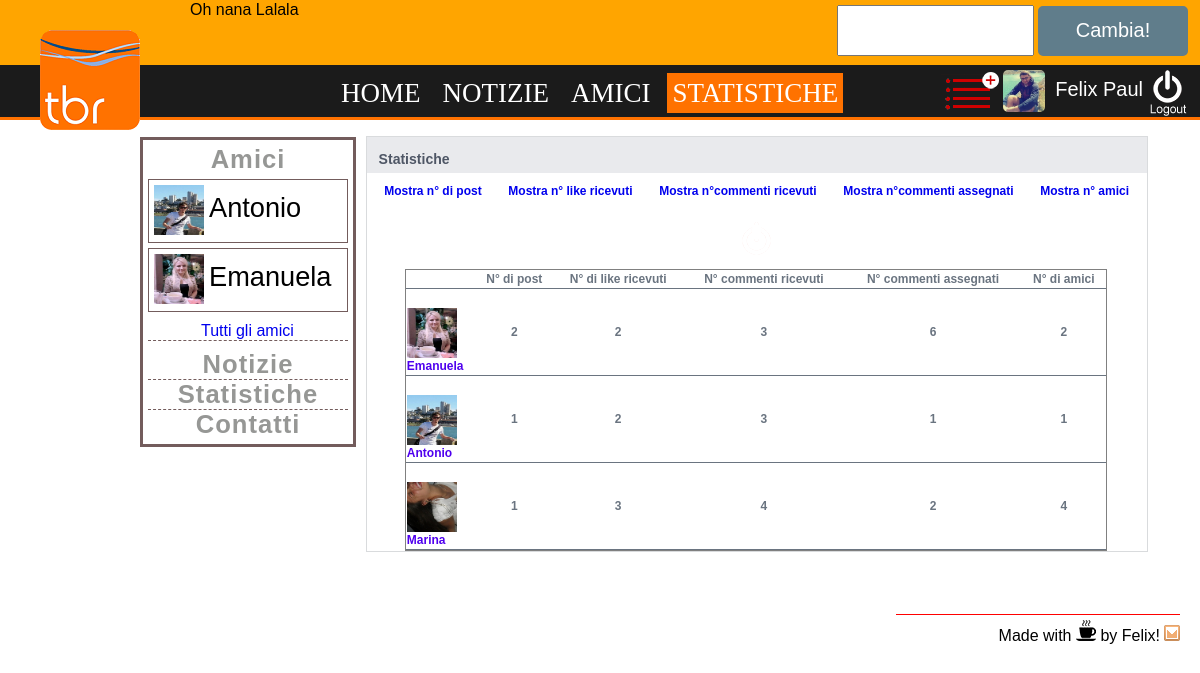
/statistiche.php (signed in), run on the app's committed database.
### tables this page shows
CREATE TABLE IF NOT EXISTS `users` (
  `id` int(11) NOT NULL AUTO_INCREMENT,
  `username` varchar(50) NOT NULL,
  `password` varchar(50) NOT NULL,
  `nome_completo` varchar(50) NOT NULL,
  `messaggio` varchar(150) NOT NULL,
  `url` varchar(50) NOT NULL,
  `immagine` varchar(50) NOT NULL,
  `immagine_grande` varchar(150) NOT NULL,
  `indirizzo` varchar(50) NOT NULL,
  `luogo_nascita` varchar(50) NOT NULL,
  `professione` varchar(50) NOT NULL,
  `lavora_a` varchar(50) NOT NULL,
  `situazione_sentimentale` varchar(50) NOT NULL,
  `seguito` varchar(50) NOT NULL,
  `film` varchar(50) NOT NULL,
  `descrizione` varchar(1000) NOT NULL,
  PRIMARY KEY (`id`),
  UNIQUE KEY `username` (`username`)
);

### statistiche.php (the view, shortened to what this page needs)
<!DOCTYPE HTML>
<head>
    <link rel="stylesheet" type="text/css" media="screen" href="fogli_stile/index_style.css" >
    <?php include('php_functions.php');?>
</head>
<body>
    <div id="container" >
        <div id="header">
             <div id="logo">
                 <a href="index.php"><img src="immagini/logof1.png" alt="immagini/no_image.png"></a>
             </div>
             <div id="top_header">
                 <div id="container_header">
                     <p id="messaggio"><?php stampa_messaggio(); ?></p>
                     <div id="middle">
                         <textarea id="messaggio_nuovo" cols="22" rows="3"></textarea>
                         <button id="button_mes" onClick="CambiaMessaggio()">Cambia! </button>
                     </div>
                 </div>
             </div>
             <div id="bottom_header">
                 <?php include('login_layout.php'); ?>
                 <div class="header_link_container">
                    <div class="header_link">
                        <a href="index.php">HOME</a>
                    </div>
                    <div class="header_link">
                        <a href="notizie.php">NOTIZIE</a>
                    </div>
                    <div class="header_link">
                        <a href="index.php?q">AMICI</a>
                    </div>
                    <div class="header_link">
                        <a style="background-color: #ff7200;" href="statistiche.php">STATISTICHE</a>
                    </div>
                 </div>
             </div>
        </div>
        <div id="menu_content" >
            <?php include('navigation_bar.php'); ?>
            <div id="content" style="max-width:800px;">
                <div class="descrizione" style="margin-left:0px; min-width:780px;">
                    <div class="info_box_top_color">
                        <h3>Statistiche</h3>
                    </div>
                    <div class="box_grafico">
                        <div id="link_container">
                            <a class="link_click" href="#" onclick="show_hide_column(1,this)">Mostra n&deg; di post</a>&nbsp; &nbsp; &nbsp; &nbsp;
                            <a class="link_click" href="#" onclick="show_hide_column(2,this)">Mostra n&deg; like ricevuti</a>&nbsp; &nbsp; &nbsp; &nbsp;
                            <a class="link_click" href="#" onclick="show_hide_column(3,this)">Mostra n&deg;commenti ricevuti</a>&nbsp; &nbsp; &nbsp; &nbsp;
                            <a class="link_click" href="#" onclick="show_hide_column(4,this)">Mostra n&deg;commenti assegnati</a>&nbsp; &nbsp; &nbsp; &nbsp;
                            <a class="link_click" href="#" onclick="show_hide_column(5,this)">Mostra n&deg; amici</a>
                        </div>
                        <img id="img_grafico" src="immagini/logout.png" alt="immagini/no_image.png">
                    </div>
                    <div class="tabella">
                        <table id="tab_graf">
                            <tr >
                                <td style="width:10%"></td>
                                <td>N&deg; di post</td>
                                <td>N&deg; di like ricevuti</td>
                                <td>N&deg; commenti ricevuti</td>
                                <td>N&deg; commenti assegnati</td>
                                <td>N&deg; di amici</td>
                            </tr>
                            <?php
                                $conn=dbConnect();
                                $utente=$_SESSION['login_username'];
                                $sql="SELECT * from users where username in(SELECT user2 from amicizie a1 where (a1.user1='".$utente."' and a1.stato=1) UNION SELECT user1 from amicizie a1 where (a1.user2='".$utente."' and a1.stato=1))";
                                $result = $conn->query($sql);
                                if ($result->num_rows > 0) {
                                    while($row = $result->fetch_assoc()) {
                                        $array=stats($row["username"]);
                                        echo '<tr>';
                                            echo '<td>';
                                                ?>
                                                <img src=<?php echo '"immagini/'.$row['immagine_grande'].'"'; ?> alt="immagini/no_image.png">
                                                <a style="color: #4F00EE;" class="pizza" href=<?php echo '"index.php?q='.$row['username'].'"'; ?>><?php echo ucfirst($row['username'])?>&nbsp;&nbsp;</a>
                                                <?php
                                            echo '</td>';
                                            echo '<td>'.$array['a'].'</td>';
                                            echo '<td>'.$array['b'].'</td>';
                                            echo '<td>'.$array['c'].'</td>';
                                            echo '<td>'.$array['d'].'</td>';
                                            echo '<td>'.$array['e'].'</td>';
                                        echo '</tr>';
                                    }
                                }
                            ?>
                        </table>
                    </div>
                </div>
            </div>
        </div>
    </div>
    <?php include("include_footer.php"); ?>
</body>
</html>

### php_functions.php (shortened to what this page needs)
<?php
function stampa_messaggio(){
	$conn=dbConnect();
    if(!empty($_SESSION['login_username'])){
        $utente=$_SESSION['login_username'];
        $sql = "SELECT messaggio FROM users where username='".$utente."'";
        $result = $conn->query($sql);
        if ($result->num_rows > 0) {
            while($row = $result->fetch_assoc()) {
                echo $row["messaggio"];
            }
        }
    }else{
         header("location:log_in_form.php");
    }
}
            ?>
            <?php
function stats($user){
    $conn=dbConnect();
    $sql="select count(*) as a from messaggi_stato where username='".$user."'";
    $result = $conn->query($sql);
    $row = $result->fetch_assoc();
    $a=$row['a'];
    $sql="select sum(likeC) as a from messaggi_stato where username='".$user."'";
    $result = $conn->query($sql);
    $row = $result->fetch_assoc();
	if(!empty($row['a']))
    	$b=$row['a'];
    $sql="select count(*)as a from messaggi_stato m1 join social_network s1 on m1.id_notizia=s1.id_notizia and m1.username='".$user."'";
    $result = $conn->query($sql);
    $row = $result->fetch_assoc();
    $c=$row['a'];
    $sql="select count(*)as a from social_network where autore='".$user."'";
    $result = $conn->query($sql);
    $row = $result->fetch_assoc();
    $d=$row['a'];
    $sql="(SELECT user2 from amicizie a1 where (a1.user1='".$user."' and a1.stato=1)) UNION (SELECT user1 from amicizie a1 where (a1.user2='".$user."' and a1.stato=1))";
    $result = $conn->query($sql);
    $e=$result->num_rows;
    return compact('a','b','c','d','e');
}
?>

### navigation_bar.php (shortened to what this page needs)
<div id="navigation">
    <h1 style="border-width:0;"><a href="index.php?q">Amici</a></h1>
    <?php
    $conn=dbConnect();
    $utente=$_SESSION['login_username'];
    $sql = "SELECT * FROM users where username in(SELECT user2 from amicizie a1 where (a1.user1='".$utente."' and a1.stato=1) UNION SELECT user1 from amicizie a1 where (a1.user2='".$utente."' and a1.stato=1))order by username limit 2";
    $result = $conn->query($sql);
    while($row = $result->fetch_assoc()) {
        if($row['username']!=$_SESSION['login_username']){
            ?>
            <div class="contenitore_amico">
                <img  src="immagini/<?php echo $row['immagine_grande']; ?>" alt="immagini/no_image.png">
                <p><a href="index.php?q=<?php echo $row['username'];?>"><?php echo ucfirst($row['username']); ?></a></p>
            </div>
            <?php
        }
    }
    ?>
    <div class="nav_link">
        <a href="index.php?q">Tutti gli amici</a>
    </div>
    <h1 style="padding-top: 9px;"><a href ="notizie.php">Notizie</a></h1>
    <h1><a href="statistiche.php">Statistiche</a></h1>
    <h1><a href="index.php?contact">Contatti</a></h1>
</div>

### fogli_stile/index_style.css (style rules this page uses)
body { font-family:Verdana,sans-serif; font-size:medium; background:#ffffff; color: #000000; margin: 0 0 0 0; width: 100%; }
#container { position: relative; height: 100%; float:none; margin: 0 0 0 0; min-width: 1020px; min-height:600px; }
#top_header { background-color: #ffa500; height: 65px; }
#bottom_header { width: 100%; height: 52px; font-family: 'BebasNeueRegular',sans-serif; font-size: 27px; color: #fefefe; background: #1b1b1b; border-bottom-width: 3px; border-bottom-style: solid; border-bottom-color: #ff7200; }
#logo { margin-top: 30px; margin-left: 40px; float: left; }
#navigation { position: relative; float:left; width:20.6%; border-style: solid; border-color: #735C5C; padding:5px 5px 5px 5px; margin-top: 17px; min-width: 200px; }
#content { float:left; width:65%; margin-left: 1%; }
#menu_content { margin:0 9.9% 0 9.9%; height: 100%; }
img { float: left; margin: 0px; }
h1 { text-align: inherit; letter-spacing: 0px; text-transform: none; padding:0; margin:0; }
p { padding:0; margin:0; text-align: inherit; letter-spacing: 0px; text-align: inherit; float:none; }
#navigation h1 { width:100%; font-size:160%; color:#969795; text-align: center; float:left; letter-spacing: 1px; border-top-style: dashed; border-color: #735C5C; border-width: 1px; }
#navigation img { padding: 5px 5px 5px 5px; float: left; max-width: 60px; max-height: 50px; }
.contenitore_amico p, .contenitore_amico_req p { font-size: 170%; padding-top: 12px; float:left; }
.contenitore_amico, .contenitore_news { border-style: solid; border-color: #735C5C; border-width: 1px; float: left; margin-top: 5px; height:62px; width:99%; }
.nav_link { float: left; margin-top: 10px; margin-left: 53px; color:#0000ee; }
a { text-decoration: none; }
.header_link a { padding: 5px; color: white; font-family: Impact, Haettenschweiler, 'Franklin Gothic Bold', Charcoal, 'Helvetica Inserat', 'Bitstream Vera Sans Bold', 'Arial Black', 'sans serif'; }
.nav_link a:link { color: inherit; }
.contenitore_amico a, .contenitore_news a { color: black; }
.header_link { float:left; margin-top: 1px; margin-left: 12px; }
.header_link_container { margin-left: 27%; padding-top: 1%; }
.informazioni, .descrizione { font-family: Helvetica, Arial, 'lucida grande',tahoma,verdana,arial,sans-serif; font-size: 12px; line-height: 16px; color: #6a7480; font-weight: bold; margin: 16px 12px 0px 210px; border-style: solid; border-width: 1px; border-color: #d9dbdd; }
.info_box_top_color { height:36px; background-color: #e9eaed; }
h3 { float:left; color:#4e5665; margin-left: 12px; }
#content img { margin-top: 18px; max-height: 50px; }
h1 a { color:#969795; }
#middle { float:right; margin-right: 1%; margin-top: 5px; }
#messaggio_nuovo { vertical-align: middle; resize: none; }
#button_mes { vertical-align: middle; background-color: #607D8B; color: #fff; border: 2px solid #607D8B; font-size: 20px; cursor: pointer; border-radius: 5px; }
#messaggio { max-width: 35%; padding-top: 1px; min-width: 600px; float: left; word-wrap: break-word; margin-left: 50px; }
button { width: 150px; height: 50px; }
#container_header { min-width: 1100px; }
#header { min-width: 1150px; }
table { border-style: solid; border-width: 1px; width: 90%; border-spacing: 0px; }
td { text-align: center; border-bottom-style: solid; border-width: 1px; }
td a { text-align: center; float: left }
#tab_graf { margin-left: 4.9%; margin-right: 4.9%; }
.link_click { color:#0000ee; }
#link_container { text-align: center; }
.box_grafico { padding-top: 10px; }
#img_grafico { display: block; margin-left: auto; margin-right: auto; float: none; max-height: none !important; max-height: none !important; }

### data on the page
users: messaggio "Oh nana Lalala"
users: immagine_grande (picture), username "Antonio", a "1", b "2", c "3", d "1", e "1"
users: immagine_grande (picture), username "Emanuela", a "2", b "2", c "3", d "6", e "2"
users: immagine_grande (picture), username "Marina", a "1", b "3", c "4", d "2", e "4"

### other printed values
$_SESSION['login_nome_completo'] "Felix Paul"
